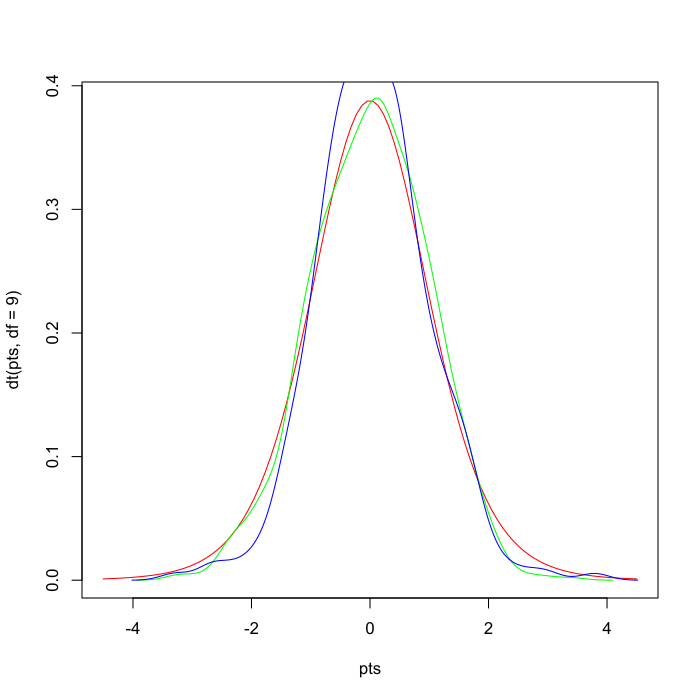

The script that drew this image:
#Author: Chaniya, Date: 10/31/2024, Purpose: Calculate T test

#create 2 variables/groups x and y


x = rnorm(1000)
y = rnorm(300)
#Plot x and y variables to check if they follow a normal distribution
pts = seq(-4.5,4.5,length=100)
plot(pts,dt(pts,df=9),col='red',type='l')
lines(density(x),col='green')
lines(density(y), col='blue')
Apply the Ttest function to get P value
ttest = t.test(x,y)
